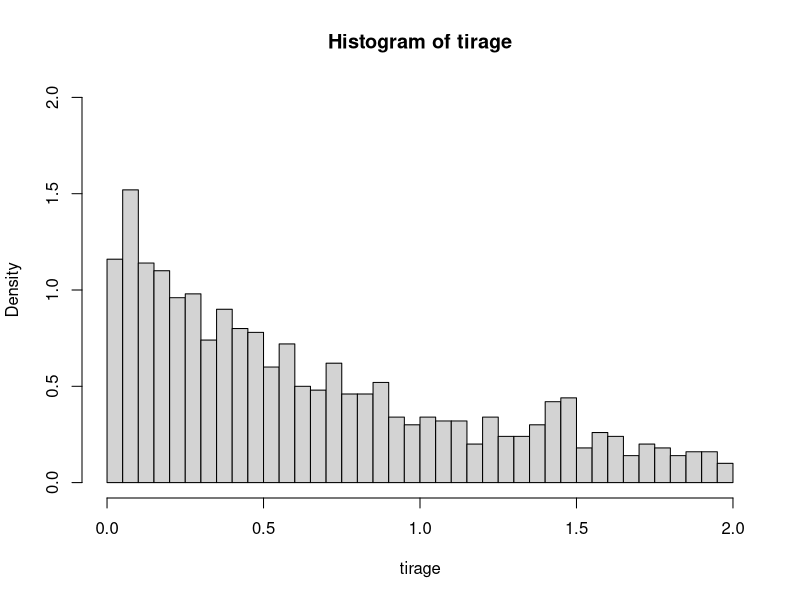

This chart was generated by the following R code: (Note: this script raises an error after producing the figure.)
rm(list=ls())
fc_dens<-function(x){
  if (x<0 || x>2)
    return (0)
  return (1.5/(1+x)^2)
}

fc_rep_inv<-function(y){
  return (-3/(2*y-3)-1)
}

y<-runif(1000)
tirage<-fc_rep_inv(y)

h<-hist(tirage,breaks=50,plot=TRUE,freq = FALSE, ylim = c(0,2), xlim = c(0,2))

par(new=TRUE)

x<-seq(from=0,to=2,length=1000)
z<-fc_dens(x)

plot(x,z,type='l', ylim = c(0,2), xlim = c(0,2))